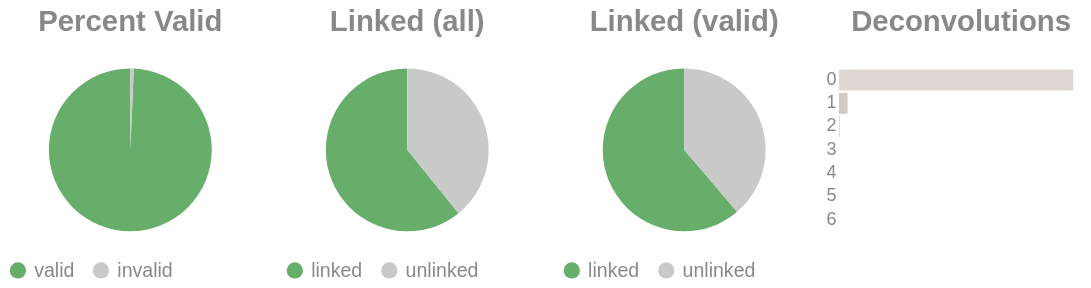

This figure's notebook cell:
### Code cell
if SKIPLR:
    pass
else:
    clash = Counter()
    for i in valids['molecule'].to_list():
        _mol = i.split("-")
        if len(_mol) == 1:
            clash.update('0')
        else:
            clash.update(_mol[-1])

    _d = {"deconvolutions": [], 'count': []}
    for k,v in clash.items():
        _d['deconvolutions'].append(k)
        _d['count'].append(v)

    tot_valid = valids['reads'].sum()
    mask = valids['reads'] >= 2
    n_linked_reads = valids.filter(mask)['reads'].sum()
    if n_linked_reads == 0:
        print_html("No linked molecules (>=2 reads) were detected; skipping linked-only distributions.")
        SKIPLR = True
    else:
        perc_valid = round(tot_valid / n_reads, 4)
        linked_perc_abs = round(n_linked_reads / n_reads, 4)
        linked_perc = round(n_linked_reads / tot_valid, 4)

    _valid = pl.DataFrame({"valids": ['valid', 'invalid'], "count": [tot_valid, n_reads - tot_valid]})
    _linked_abs = pl.DataFrame({"linked (absolute)": ['linked', 'unlinked'], "count": [n_linked_reads, n_reads - n_linked_reads]})
    _linked_rel = pl.DataFrame({"linked (valids)": ['linked', 'unlinked'], "count": [n_linked_reads, tot_valid - n_linked_reads]})

    (
        alt.hconcat(
            piechart(_valid, goodval = 'valid', title = "Percent Valid"),
            piechart(_linked_abs, goodval = "linked", title =  "Linked (all)"),
            piechart(_linked_rel, goodval = "linked", title =  "Linked (valid)"),
            convolutionbar(pl.DataFrame(_d), title = "Deconvolutions"),
            center = True,
            bounds = 'flush'
        )
        .resolve_scale(color='independent')
        .resolve_legend('independent')
        .properties(usermeta={'embedOptions': {"actions": False}})
    ).display()

### Figure 1 — Vega-Lite specification as saved in the notebook (floating-point values rounded to 4 significant figures)
{"width": "container", "height": 400, "config": {"title": {"anchor": "start", "dy": -15, "fontSize": 18, "color": "#888888", "subtitleColor": "#888888", "subtitleFontSize": 14}, "arc": {"fill": "#0072B2"}, "axis": {"domainColor": "#888888", "domainWidth": 0.5, "gridWidth": 0.2, "grid": false, "titleFontWeight": 400, "titleFontSize": 15, "labelFontSize": 11, "labelColor": "#888888", "tickColor": "#888888", "tickWidth": 0.2, "titleColor": "#888888"}, "axisBand": {"grid": false}, "axisX": {"grid": true, "tickSize": 10, "domainCap": "round"}, "axisY": {"domain": false, "grid": true, "tickSize": 0, "domainCap": "round"}, "background": "transparent", "header": {"labelFontSize": 15, "labelColor": "#888888", "titleFontSize": 15, "titleFontWeight": 600, "titleColor": "#888888"}, "legend": {"labelFont": "sans-serif", "labelFontSize": 12, "labelColor": "#888888", "symbolSize": 100, "symbolType": "circle", "titleFontSize": 12, "titlePadding": 10, "titleColor": "#888888", "title": null}, "range": {"category": ["#E69F00", "#56B4E9", "#009E73", "#F0E442", "#0072B2", "#D55E00", "#CC79A7", "#000000"], "diverging": ["#cfe8f3", "#a2d4ec", "#73bfe2", "#46abdb", "#1696d2", "#12719e"]}, "area": {"fill": "#0072B2", "fillOpacity": 0.7, "line": true, "strokeOpacity": 0.7}, "line": {"color": "#0072B2", "stroke": "#0072B2", "strokeWidth": 2}, "trail": {"color": "#0072B2", "stroke": "#0072B2", "strokeWidth": 0, "size": 1}, "point": {"filled": true, "fillOpacity": 1.0, "size": 95}, "text": {"color": "#888888", "fontSize": 11, "align": "right", "fontWeight": 400, "size": 11}, "bar": {"fill": "#0072B2", "stroke": null}, "view": {"stroke": null, "continuousWidth": 660, "continuousHeight": 400}}, "hconcat": [{"data": {"name": "data-be661532c6d90f5d39f5e4e079548dee"}, "mark": {"type": "arc"}, "encoding": {"color": {"field": "valids", "legend": {"orient": "bottom", "title": null}, "scale": {"domain": ["valid", "invalid"], "range": ["#68ae6b", "#C9C9C9"]}, "title": "Valids", "type": "nominal"}, "theta": {"field": "count", "type": "quantitative"}, "tooltip": [{"field": "valids", "title": "Valids", "type": "ordinal"}, {"field": "percent", "format": ".2%", "title": "Percent", "type": "quantitative"}, {"field": "count", "title": "Count", "type": "quantitative"}]}, "height": 100, "title": {"text": "Percent Valid", "align": "center", "anchor": "middle"}, "transform": [{"calculate": "datum.count / 8584514", "as": "percent"}], "width": 150}, {"data": {"name": "data-869980438f6e002cf32603f7b0af9a7b"}, "mark": {"type": "arc"}, "encoding": {"color": {"field": "linked (absolute)", "legend": {"orient": "bottom", "title": null}, "scale": {"domain": ["linked", "unlinked"], "range": ["#68ae6b", "#C9C9C9"]}, "title": "Linked (Absolute)", "type": "nominal"}, "theta": {"field": "count", "type": "quantitative"}, "tooltip": [{"field": "linked (absolute)", "title": "Linked (Absolute)", "type": "ordinal"}, {"field": "percent", "format": ".2%", "title": "Percent", "type": "quantitative"}, {"field": "count", "title": "Count", "type": "quantitative"}]}, "height": 100, "title": {"text": "Linked (all)", "align": "center", "anchor": "middle"}, "transform": [{"calculate": "datum.count / 8584514", "as": "percent"}], "width": 150}, {"data": {"name": "data-df994c72a5a88db5e86efc1db5bb9e10"}, "mark": {"type": "arc"}, "encoding": {"color": {"field": "linked (valids)", "legend": {"orient": "bottom", "title": null}, "scale": {"domain": ["linked", "unlinked"], "range": ["#68ae6b", "#C9C9C9"]}, "title": "Linked (Valids)", "type": "nominal"}, "theta": {"field": "count", "type": "quantitative"}, "tooltip": [{"field": "linked (valids)", "title": "Linked (Valids)", "type": "ordinal"}, {"field": "percent", "format": ".2%", "title": "Percent", "type": "quantitative"}, {"field": "count", "title": "Count", "type": "quantitative"}]}, "height": 100, "title": {"text": "Linked (valid)", "align": "center", "anchor": "middle"}, "transform": [{"calculate": "datum.count / 8525514", "as": "percent"}], "width": 150}, {"data": {"name": "data-101f14d858486f3092032b7cc5d13df2"}, "mark": {"type": "bar"}, "encoding": {"color": {"field": "deconvolutions", "legend": null, "scale": {"scheme": "lightgreyred"}, "type": "nominal"}, "tooltip": [{"field": "deconvolutions", "title": "Deconvolutions", "type": "ordinal"}, {"field": "percent", "format": ".2%", "title": "Percent", "type": "quantitative"}, {"field": "count", "title": "Count", "type": "quantitative"}], "x": {"axis": null, "field": "count", "type": "quantitative"}, "y": {"field": "deconvolutions", "sort": "ascending", "title": null, "type": "nominal"}}, "height": 100, "title": {"text": "Deconvolutions", "align": "center", "anchor": "middle"}, "transform": [{"calculate": "datum.count / 4981634", "as": "percent"}], "width": 150}], "bounds": "flush", "center": true, "resolve": {"legend": {"angle": "independent"}, "scale": {"color": "independent"}}, "usermeta": {"embedOptions": {"actions": false}}, "$schema": "https://vega.github.io/schema/vega-lite/v6.1.0.json", "datasets": {"data-be661532c6d90f5d39f5e4e079548dee": [{"valids": "valid", "count": 8525514}, {"valids": "invalid", "count": 59000}], "data-869980438f6e002cf32603f7b0af9a7b": [{"linked (absolute)": "linked", "count": 5222291}, {"linked (absolute)": "unlinked", "count": 3362223}], "data-df994c72a5a88db5e86efc1db5bb9e10": [{"linked (valids)": "linked", "count": 5222291}, {"linked (valids)": "unlinked", "count": 3303223}], "data-101f14d858486f3092032b7cc5d13df2": [{"deconvolutions": "0", "count": 4793839}, {"deconvolutions": "1", "count": 176566}, {"deconvolutions": "2", "count": 10249}, {"deconvolutions": "3", "count": 844}, {"deconvolutions": "4", "count": 114}, {"deconvolutions": "5", "count": 18}, {"deconvolutions": "6", "count": 4}]}}
